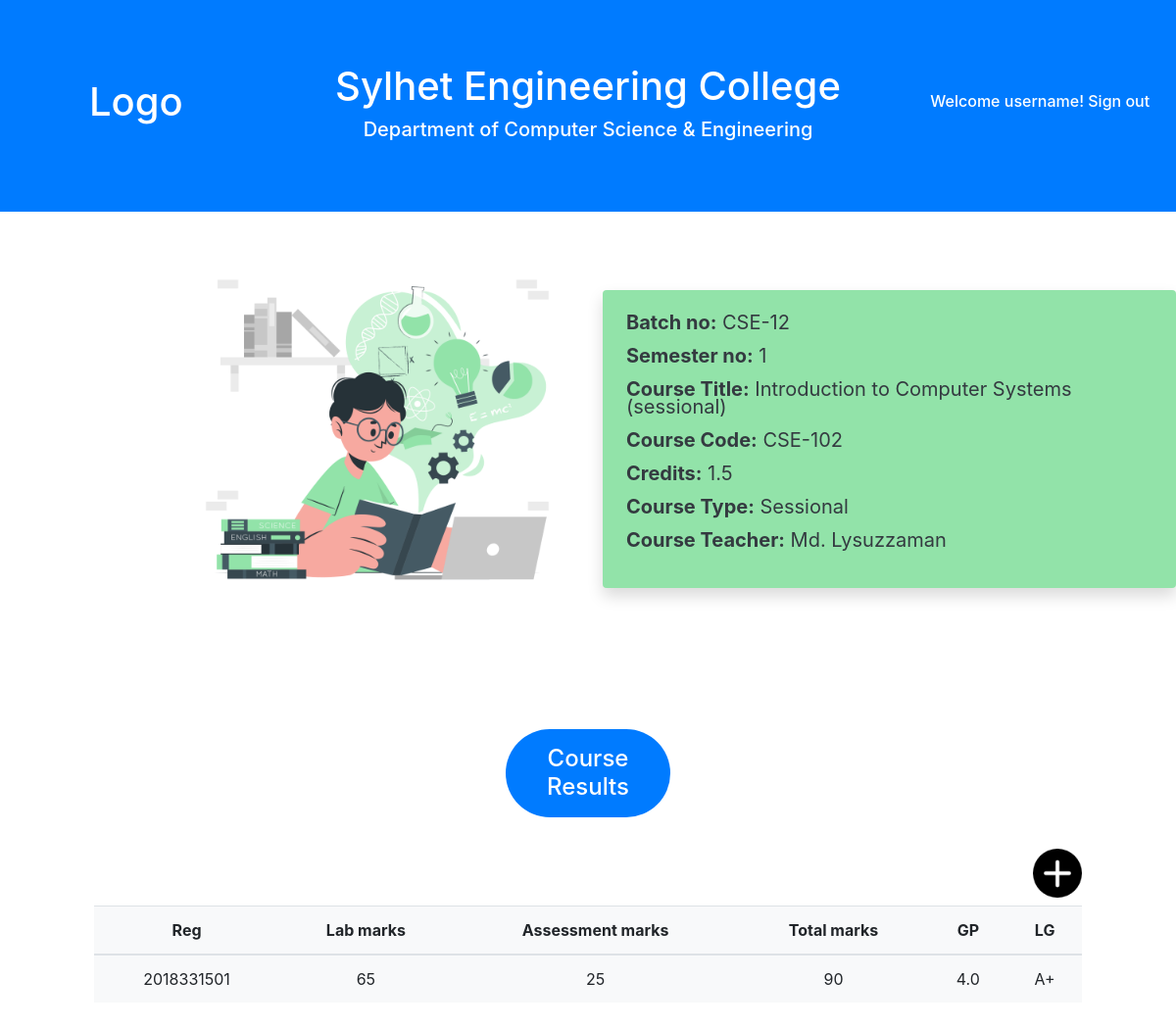
/main/courses/CSE-12/1/Sessional/CSE-102 (signed in), run on the app's committed database.
### main/models.py (models this page shows)
class Course(models.Model):
    id = models.AutoField
    batch_no = models.CharField(max_length=8, default="")
    semester_no = models.IntegerField(default=None)
    course_code = models.CharField(max_length=8, default="")
    course_title = models.CharField(max_length=60, default="")
    course_type =  models.CharField(max_length=10, default="")
    course_credits = models.FloatField(default=0)
    course_teacher = models.CharField(max_length=40, default="")

class SessionalCourseResult(models.Model):
    id = models.AutoField
    reg_no = models.CharField(max_length=10, default="")
    batch_no = models.CharField(max_length=6, default="")
    semester_no = models.IntegerField(default=None)
    course_code = models.CharField(max_length=8, default="")
    lab_marks = models.IntegerField(default=None)
    assessment_marks = models.IntegerField(default=None)
    total_marks = models.IntegerField(default=None)
    GP = models.FloatField(default=0)
    LG = models.CharField(max_length=5, default="")

### main/views.py (the view)
# urls.py: path('courses/<str:batch_no>/<int:semester_no>/<str:course_type>/<str:course_code>', views.course_view, name="course_view"),
def course_view(request, batch_no, semester_no, course_type, course_code):
    course = Course.objects.get(batch_no=batch_no, semester_no=semester_no, course_code=course_code)
    students = Student.objects.filter(batch_no=batch_no)
    if request.method == "POST":
        if course_type == "Theory":
            reg_no = request.POST['reg_no']
            part_a_decode = request.POST['part_a_decode']
            part_a_marks = request.POST['part_a_marks']
            part_b_decode = request.POST['part_b_decode']
            part_b_marks = request.POST['part_b_marks']
            assessment_marks = request.POST['assessment_marks']
            total_marks = request.POST['total_marks']
            GP = request.POST['GP']
            LG = request.POST['LG']
            TheoryCourseResult.objects.create(reg_no=reg_no,
                                              batch_no=batch_no,
                                              semester_no=semester_no,
                                              course_code=course_code,
                                              part_a_decode=part_a_decode,
                                              part_a_marks=part_a_marks,
                                              part_b_decode=part_b_decode,
                                              part_b_marks=part_b_marks,
                                              assessment_marks=assessment_marks,
                                              total_marks=total_marks,
                                              GP=float(GP),
                                              LG=LG )
            results = TheoryCourseResult.objects.filter(batch_no=batch_no, semester_no=semester_no, course_code=course_code)
        elif course_type == "Sessional":
            reg_no = request.POST['reg_no']
            lab_marks = request.POST['lab_marks']
            assessment_marks = request.POST['assessment_marks']
            total_marks = request.POST['total_marks']
            GP = request.POST['GP']
            LG = request.POST['LG']
            SessionalCourseResult.objects.create(reg_no=reg_no,
                                                 batch_no=batch_no,
                                                 semester_no=semester_no,
                                                 course_code=course_code,
                                                 lab_marks=lab_marks,
                                                 assessment_marks=assessment_marks,
                                                 total_marks=total_marks,
                                                 GP=float(GP),
                                                 LG=LG )
            results = SessionalCourseResult.objects.filter(batch_no=batch_no, semester_no=semester_no, course_code=course_code)
        try:
            result_individual = Result.objects.get(reg_no=reg_no, batch_no=batch_no, semester_no=semester_no)
            course_results = json.loads(result_individual.course_results)
            course_results[course.course_code] = {'credits' : course.course_credits,
                                                  'GP' : GP,
                                                  'LG' : LG }
            result_individual.course_results = json.dumps(course_results)
            if float(GP) >= 2:
                result_individual.current_semester_credits += course.course_credits
                result_individual.current_semester_total_point += float(GP)*course.course_credits
                result_individual.current_semester_GPA = round((result_individual.current_semester_total_point / result_individual.current_semester_credits), 2)
            result_individual.save()
        except:
            course_results = dict()
            course_results[course.course_code] = {'credits' : course.course_credits,
                                                  'GP' : GP,
                                                  'LG' : LG }
            course_results_json = json.dumps(course_results)  # converting the dict to str(JSON)
            if float(GP) >= 2:
                current_semester_credits = course.course_credits
                current_semester_total_point = round((float(GP) * current_semester_credits), 2)
                current_semester_GPA = float(GP)
            else :
                current_semester_credits = 0
                current_semester_total_point = 0
                current_semester_GPA = 0
            result_individual = Result.objects.create(reg_no=reg_no,
                                                      batch_no=batch_no,
                                                      semester_no=semester_no,
                                                      course_results=course_results_json,
                                                      current_semester_credits=current_semester_credits,
                                                      current_semester_total_point=current_semester_total_point,
                                                      current_semester_GPA=current_semester_GPA)
        params = {'course':course,'results':results, 'students':students}
        return render(request, 'main/course_view.html', params)
    else:   # if not a POST request
        if course_type == "Theory":
            results = TheoryCourseResult.objects.filter(batch_no=batch_no, semester_no=semester_no, course_code=course_code)
        elif course_type == "Sessional":
            results = SessionalCourseResult.objects.filter(batch_no=batch_no, semester_no=semester_no, course_code=course_code)
        params = {'course':course,'results':results, 'students':students}
        return render(request, 'main/course_view.html', params)

### main/templates/main/course_view.html (shortened to what this page needs)
{% extends 'main/base.html' %}
{% load static %}
{% block body %}
<section class="text-with-img row">
  <div class="col-6 d-flex justify-content-end align-items-center">
    <img src="{% static 'main/images/student1.png' %}" alt="student" class="illustrator-img">
  </div>
  <div class="col-6 d-flex justify-content-start align-items-center">
    <div class="text-dark p-4 rounded illustrator-details shadow">
      <p><b>Batch no:</b> {{course.batch_no}}</p>
      <p><b>Semester no:</b> {{course.semester_no}}</p>
      <p><b>Course Title:</b> {{course.course_title}}</p>
      <p><b>Course Code:</b> {{course.course_code}}</p>
      <p><b>Credits:</b> {{course.course_credits}}</p>
      <p><b>Course Type:</b> {{course.course_type}}</p>
      <p><b>Course Teacher:</b> {{course.course_teacher}}</p>
    </div>
  </div>
</section>
{% if course.course_type == "Theory" %}
<section class="mx-2 my-5 p-5">
    <div class="d-flex justify-content-center mb-4">
      <h4 class="bg-primary text-center text-white p-3 rounded-pill col-2">Course Results</h4>
    </div>
    {% if request.user.is_superuser %}
      <div class="d-flex justify-content-end">
        <img src="{% static 'main/images/plus.png' %}" alt="add-record" class="plus-btn mb-2" type="button" data-toggle="modal" data-target="#AddResultModal">
      </div>
    {% endif %}
    <table class="table table-hover bg-light">
        <thead>
          <tr class="text-center">
            <th scope="col">Reg</th>
            <th scope="col">Part A decode</th>
            <th scope="col">Part A marks</th>
            <th scope="col">Part B decode</th>
            <th scope="col">Part B marks</th>
            <th scope="col">Assessment</th>
            <th scope="col">Total marks</th>
            <th scope="col">GP</th>
            <th scope="col">LG</th>
          </tr>
        </thead>
        <tbody>
            {% for result in results %}
            <tr class="text-center">
                <td>{{result.reg_no}}</td>
                <td>{{result.part_a_decode}}</td>
                <td>{{result.part_a_marks}}</td>
                <td>{{result.part_b_decode}}</td>
                <td>{{result.part_a_marks}}</td>
                <td>{{result.assessment_marks}}</td>
                <td>{{result.total_marks}}</td>
                <td>{{result.GP}}</td>
                <td>{{result.LG}}</td>
            </tr>
            {% endfor %}
        </tbody>
      </table>
</section>
{% elif course.course_type == "Sessional" %}
<section class="m-5 p-5">
  <div class="d-flex justify-content-center mb-4">
    <h4 class="bg-primary text-center text-white p-3 rounded-pill col-2">Course Results</h4>
  </div>
  {% if request.user.is_superuser %}
    <div class="d-flex justify-content-end">
      <img src="{% static 'main/images/plus.png' %}" alt="add-record" class="plus-btn mb-2" type="button" data-toggle="modal" data-target="#AddLabResultModal">
    </div>
  {% endif %}
  <table class="table table-hover bg-light">
      <thead>
        <tr class="text-center">
          <th scope="col">Reg</th>
          <th scope="col">Lab marks</th>
          <th scope="col">Assessment marks</th>
          <th scope="col">Total marks</th>
          <th scope="col">GP</th>
          <th scope="col">LG</th>
        </tr>
      </thead>
      <tbody>
          {% for result in results %}
          <tr class="text-center">
              <td>{{result.reg_no}}</td>
              <td>{{result.lab_marks}}</td>
              <td>{{result.assessment_marks}}</td>
              <td>{{result.total_marks}}</td>
              <td>{{result.GP}}</td>
              <td>{{result.LG}}</td>
          </tr>
          {% endfor %}
      </tbody>
    </table>
</section>
{% endif %}
{% endblock %}

### data on the page
Course: batch_no "CSE-12", semester_no "1", course_title "Introduction to Computer Systems (sessional)", course_code "CSE-102", course_credits "1.5", course_type "Sessional", course_teacher "Md. Lysuzzaman"
SessionalCourseResult: reg_no "2018331501", lab_marks "65", assessment_marks "25", total_marks "90", GP "4.0", LG "A+"
